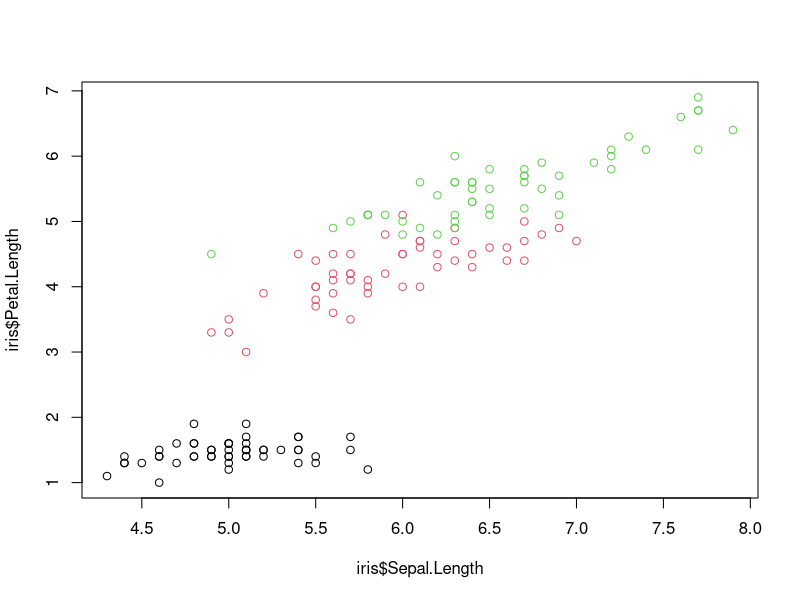
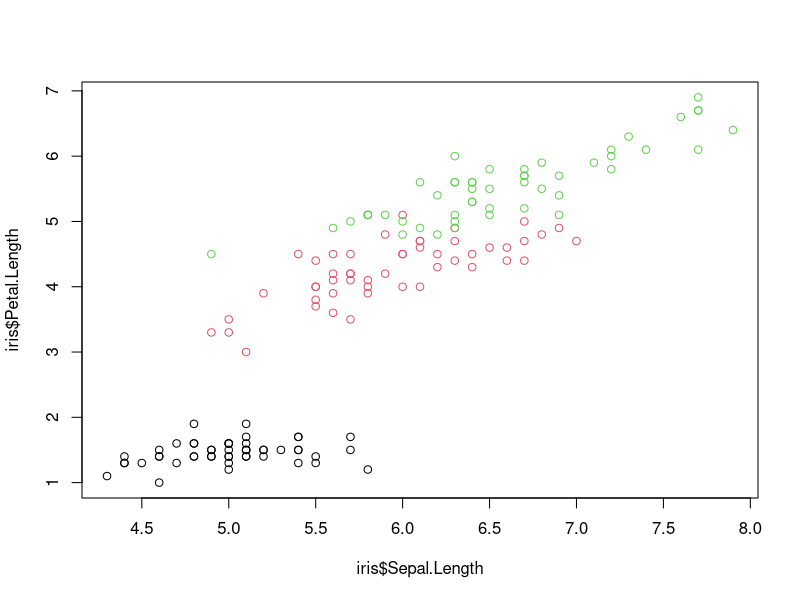
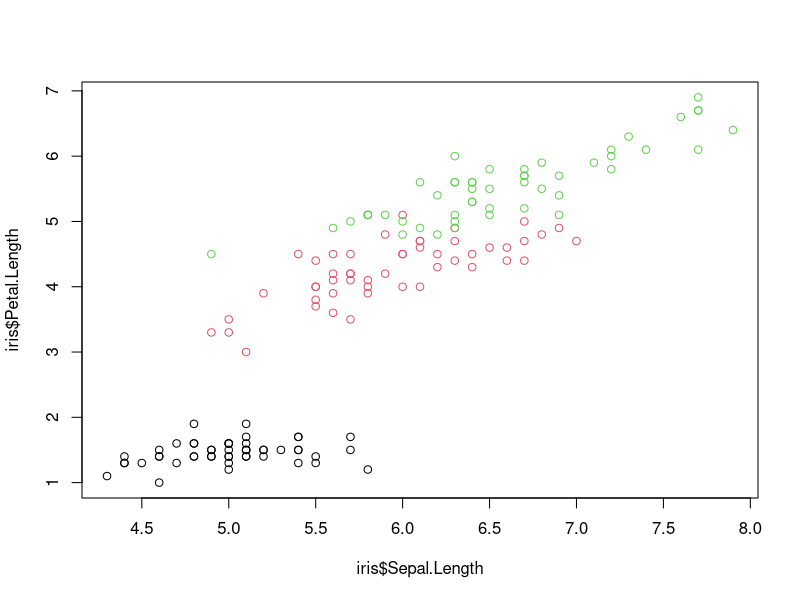
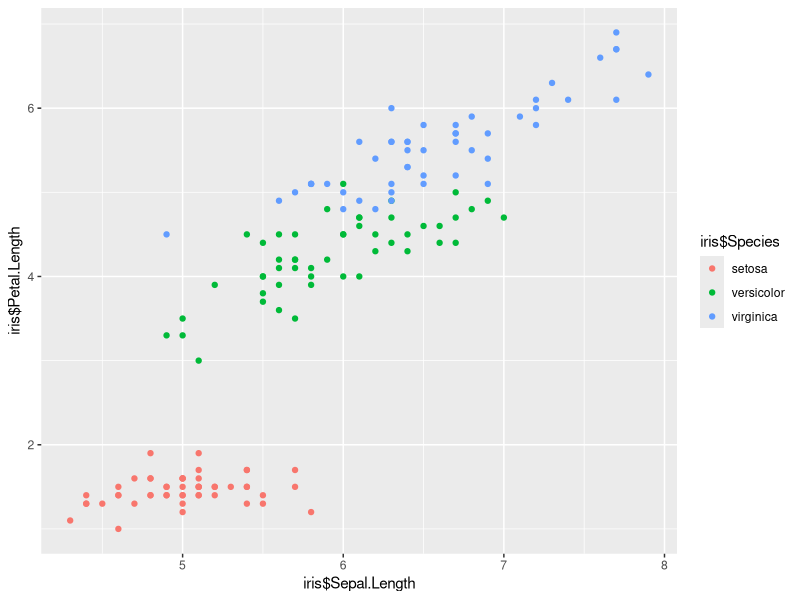
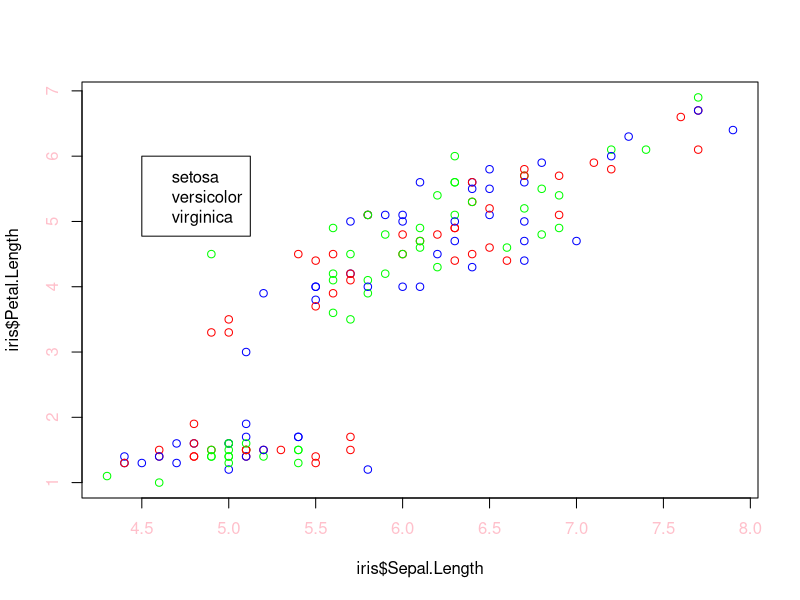
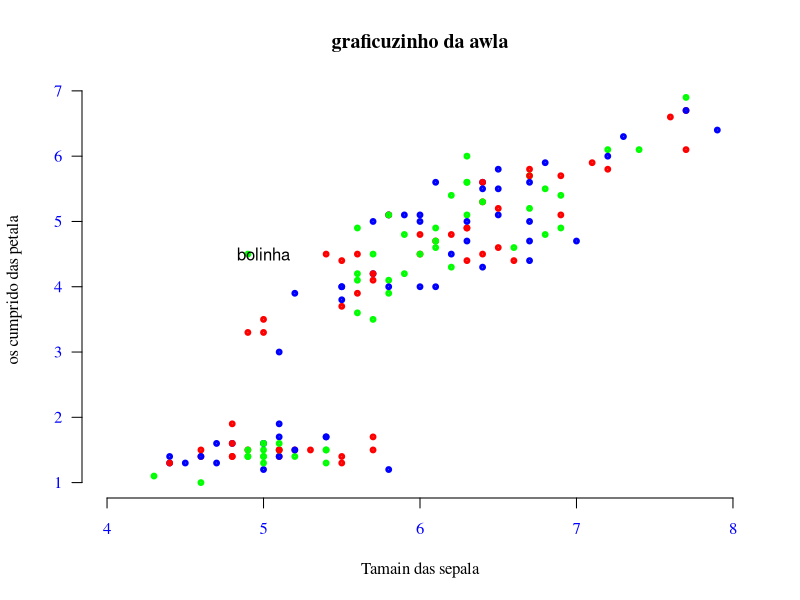
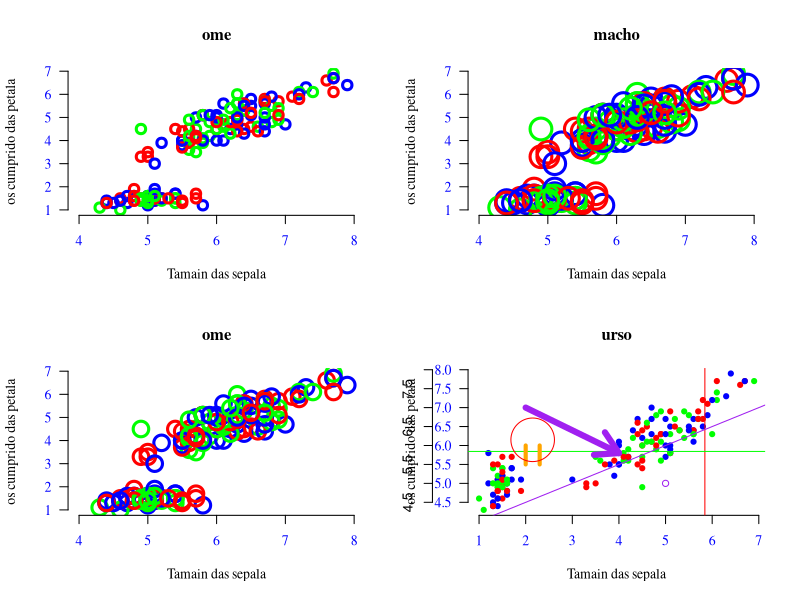

Write the R code that produced these figures, in order.
####Aula4 ####

plot(x= iris$Sepal.Length, y=iris$Petal.Length,col=iris$Species)

plot(x= iris$Sepal.Length, y=iris$Petal.Length,col=iris$Species)

x11()
plot(x= iris$Sepal.Length, y=iris$Petal.Length,col=iris$Species)

library(ggplot2) #pacote especial para fazer graficos, com interface mais amigavel

qplot(x= iris$Sepal.Length, y=iris$Petal.Length, color=iris$Species)

plot(iris$Petal.Length ~ iris$Sepal.Length,col=rainbow(3), col.axis = "pink")

legend(4.5 , 6, legend = c(unique(iris$Species)))

plot(iris$Petal.Length ~ iris$Sepal.Length,col=rainbow(3)
     , col.axis = "blue"
     , xlab = "Tamain das sepala"
     , ylab = "os cumprido das petala"
     , main = "graficuzinho da awla"
     , family = "serif"
     , cex=0.5
     , lwd = 3
     , lty = "dotdash"
     , type = "p"
     , xlim = c(4, 8)#com numeros eu boto o que eu determinei, mas posso usar , xlim = range (iris$Sepal.Length) e ele determina pelo range dos meus dados.
     , ylim = range (iris$Petal.Length)
     , las = 1
     , bty = "n" # a letre o é a caixa fechada, l fica igual a letra L, n fica nada e 7 já sabe.
     )

text(5, 4.5, "bolinha")
warnings()


# a função par vai alterar tudo que acontecer depois dela, e a mfrow vai botar os gráficos na mesma janela
x11 ()

par(mfrow=c(2,2))      #linhas, colunas


plot(iris$Petal.Length ~ iris$Sepal.Length,col=rainbow(3)
     , col.axis = "blue"
     , xlab = "Tamain das sepala"
     , ylab = "os cumprido das petala"
     , main = "ome"
     , family = "serif"
     , cex=1.5
     , lwd = 3
     , lty = "dotdash"
     , type = "p"
     , xlim = c(4, 8)
     , ylim = range (iris$Petal.Length)
     , las = 1
     , bty = "n" 
)

plot(iris$Petal.Length ~ iris$Sepal.Length,col=rainbow(3)
     , col.axis = "blue"
     , xlab = "Tamain das sepala"
     , ylab = "os cumprido das petala"
     , main = "macho"
     , family = "serif"
     , cex=3.5
     , lwd = 3
     , lty = "dotdash"
     , type = "p"
     , xlim = c(4, 8)
     , ylim = range (iris$Petal.Length)
     , las = 1
     , bty = "n" 
)

plot(iris$Petal.Length ~ iris$Sepal.Length,col=rainbow(3)
     , col.axis = "blue"
     , xlab = "Tamain das sepala"
     , ylab = "os cumprido das petala"
     , main = "ome"
     , family = "serif"
     , cex=2.5
     , lwd = 3
     , lty = "dotdash"
     , type = "p"
     , xlim = c(4, 8)
     , ylim = range (iris$Petal.Length)
     , las = 1
     , bty = "n" 
)

plot(iris$Sepal.Length ~ iris$Petal.Length,col=rainbow(3)
     , col.axis = "blue"
     , xlab = "Tamain das sepala"
     , ylab = "os cumprido das petala"
     , main = "urso"
     , family = "serif"
     , cex=0.5
     , lwd = 3
     , lty = "dotdash"
     , type = "p"
     , xlim = range (iris$Petal.Length)
     , ylim = range (iris$Sepal.Length)
     , las = 1
     , bty = "n" 
)

abline (
  v=mean(iris$Sepal.Length)
  , col = "red"
  )
abline (
  h=mean(iris$Sepal.Length)
  , col = "green"
)
abline (a=3.5, b=0.5
        , col = "purple")
points(x=5, y=5, col = "purple")
arrows(x0=2, y0=7, x1= 4, y1 = 5.8, col = "purple", lwd = 6)
segments (x0=2, y0=5.5, x1= 2, y1 = 6, col = "orange", lwd = 4)
segments (x0=2.3, y0=5.5, x1= 2.3, y1 = 6, col = "orange", lwd = 4)
points(x=2.15, y=6.15, col = "red", cex=7)

axis(1, pos = 0)
axis(2, pos = 0)

x11()
